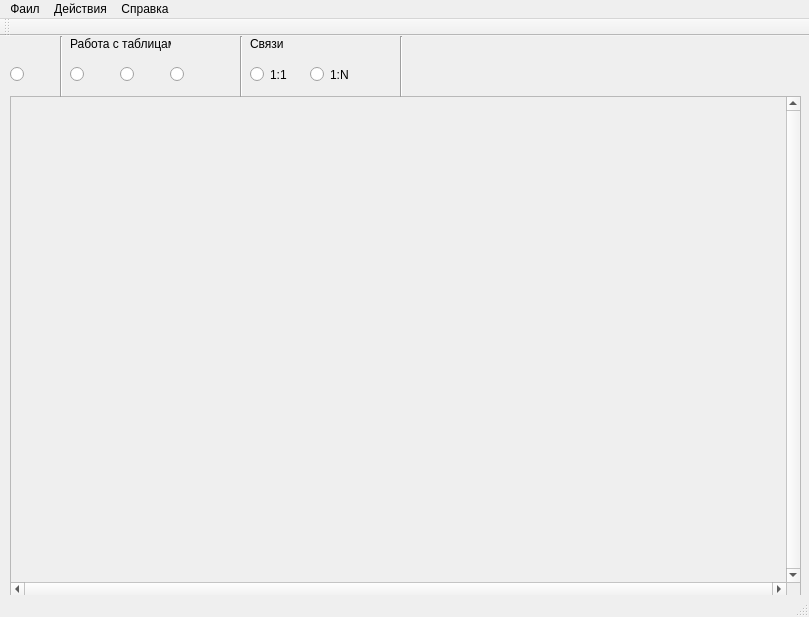
<?xml version="1.0" encoding="UTF-8"?>
<ui version="4.0">
 <class>MainWindow</class>
 <widget class="QMainWindow" name="MainWindow">
  <property name="geometry">
   <rect>
    <x>0</x>
    <y>0</y>
    <width>809</width>
    <height>617</height>
   </rect>
  </property>
  <property name="windowTitle">
   <string>CASE_SWDEP</string>
  </property>
  <property name="accessibleName">
   <string comment="Студент"/>
  </property>
  <widget class="QWidget" name="centralWidget">
   <widget class="QRadioButton" name="tableRadio">
    <property name="geometry">
     <rect>
      <x>70</x>
      <y>30</y>
      <width>41</width>
      <height>17</height>
     </rect>
    </property>
    <property name="toolTip">
     <string>Добавить таблицу</string>
    </property>
    <property name="statusTip">
     <string>Добавить таблицу</string>
    </property>
    <property name="whatsThis">
     <string/>
    </property>
    <property name="text">
     <string/>
    </property>
    <property name="icon">
     <iconset>
      <normaloff>ico/table_add.ico</normaloff>ico/table_add.ico</iconset>
    </property>
   </widget>
   <widget class="QRadioButton" name="one_to_one">
    <property name="geometry">
     <rect>
      <x>250</x>
      <y>30</y>
      <width>61</width>
      <height>17</height>
     </rect>
    </property>
    <property name="toolTip">
     <string>Связь 1:1</string>
    </property>
    <property name="statusTip">
     <string>Связь 1:1</string>
    </property>
    <property name="whatsThis">
     <string/>
    </property>
    <property name="text">
     <string>1:1</string>
    </property>
    <property name="icon">
     <iconset>
      <normaloff>../../Link-512.png</normaloff>../../Link-512.png</iconset>
    </property>
   </widget>
   <widget class="QRadioButton" name="Editing">
    <property name="geometry">
     <rect>
      <x>120</x>
      <y>30</y>
      <width>41</width>
      <height>17</height>
     </rect>
    </property>
    <property name="toolTip">
     <string>Перемещение таблиц</string>
    </property>
    <property name="statusTip">
     <string>Перемещение таблиц</string>
    </property>
    <property name="whatsThis">
     <string/>
    </property>
    <property name="text">
     <string/>
    </property>
    <property name="icon">
     <iconset>
      <normaloff>../../1024px-ArrowCross.svg.png</normaloff>../../1024px-ArrowCross.svg.png</iconset>
    </property>
   </widget>
   <widget class="QRadioButton" name="one_to_N">
    <property name="geometry">
     <rect>
      <x>310</x>
      <y>30</y>
      <width>61</width>
      <height>17</height>
     </rect>
    </property>
    <property name="toolTip">
     <string>Связь 1:N</string>
    </property>
    <property name="statusTip">
     <string>Связь 1:N</string>
    </property>
    <property name="whatsThis">
     <string/>
    </property>
    <property name="text">
     <string>1:N</string>
    </property>
    <property name="icon">
     <iconset>
      <normaloff>../../Link-512.png</normaloff>../../Link-512.png</iconset>
    </property>
   </widget>
   <widget class="QScrollArea" name="scrollArea">
    <property name="geometry">
     <rect>
      <x>10</x>
      <y>60</y>
      <width>791</width>
      <height>501</height>
     </rect>
    </property>
    <property name="contextMenuPolicy">
     <enum>Qt::ActionsContextMenu</enum>
    </property>
    <property name="verticalScrollBarPolicy">
     <enum>Qt::ScrollBarAlwaysOn</enum>
    </property>
    <property name="horizontalScrollBarPolicy">
     <enum>Qt::ScrollBarAlwaysOn</enum>
    </property>
    <property name="widgetResizable">
     <bool>true</bool>
    </property>
    <widget class="QWidget" name="scrollAreaWidgetContents">
     <property name="geometry">
      <rect>
       <x>0</x>
       <y>0</y>
       <width>772</width>
       <height>482</height>
      </rect>
     </property>
    </widget>
   </widget>
   <widget class="QRadioButton" name="radioMause">
    <property name="geometry">
     <rect>
      <x>10</x>
      <y>30</y>
      <width>31</width>
      <height>17</height>
     </rect>
    </property>
    <property name="toolTip">
     <string>Мышь</string>
    </property>
    <property name="statusTip">
     <string/>
    </property>
    <property name="whatsThis">
     <string/>
    </property>
    <property name="text">
     <string/>
    </property>
    <property name="icon">
     <iconset>
      <normaloff>../../arrow-cursor-mouse-pixel.png</normaloff>../../arrow-cursor-mouse-pixel.png</iconset>
    </property>
   </widget>
   <widget class="QLabel" name="label">
    <property name="geometry">
     <rect>
      <x>70</x>
      <y>0</y>
      <width>101</width>
      <height>16</height>
     </rect>
    </property>
    <property name="text">
     <string>Работа с таблицами</string>
    </property>
   </widget>
   <widget class="QLabel" name="label_2">
    <property name="geometry">
     <rect>
      <x>250</x>
      <y>0</y>
      <width>46</width>
      <height>16</height>
     </rect>
    </property>
    <property name="text">
     <string>Связи</string>
    </property>
   </widget>
   <widget class="Line" name="line">
    <property name="geometry">
     <rect>
      <x>60</x>
      <y>0</y>
      <width>3</width>
      <height>61</height>
     </rect>
    </property>
    <property name="orientation">
     <enum>Qt::Vertical</enum>
    </property>
   </widget>
   <widget class="Line" name="line_2">
    <property name="geometry">
     <rect>
      <x>240</x>
      <y>0</y>
      <width>3</width>
      <height>61</height>
     </rect>
    </property>
    <property name="orientation">
     <enum>Qt::Vertical</enum>
    </property>
   </widget>
   <widget class="Line" name="line_3">
    <property name="geometry">
     <rect>
      <x>400</x>
      <y>0</y>
      <width>3</width>
      <height>61</height>
     </rect>
    </property>
    <property name="orientation">
     <enum>Qt::Vertical</enum>
    </property>
   </widget>
   <widget class="QRadioButton" name="radioButtonDelete">
    <property name="geometry">
     <rect>
      <x>170</x>
      <y>30</y>
      <width>82</width>
      <height>17</height>
     </rect>
    </property>
    <property name="toolTip">
     <string>Удаление таблицы</string>
    </property>
    <property name="statusTip">
     <string>Удаление таблицы</string>
    </property>
    <property name="text">
     <string/>
    </property>
    <property name="icon">
     <iconset>
      <normaloff>../../table-delete.png</normaloff>../../table-delete.png</iconset>
    </property>
   </widget>
  </widget>
  <widget class="QMenuBar" name="menuBar">
   <property name="geometry">
    <rect>
     <x>0</x>
     <y>0</y>
     <width>809</width>
     <height>21</height>
    </rect>
   </property>
   <widget class="QMenu" name="menu">
    <property name="title">
     <string>Фаил</string>
    </property>
    <addaction name="action"/>
    <addaction name="action_2"/>
    <addaction name="action_3"/>
    <addaction name="action_4"/>
    <addaction name="close"/>
   </widget>
   <widget class="QMenu" name="menu_2">
    <property name="title">
     <string>Действия</string>
    </property>
    <addaction name="createSript"/>
    <addaction name="action_6"/>
   </widget>
   <widget class="QMenu" name="menu_3">
    <property name="title">
     <string>Справка</string>
    </property>
    <addaction name="action_8"/>
    <addaction name="action_9"/>
   </widget>
   <addaction name="menu"/>
   <addaction name="menu_2"/>
   <addaction name="menu_3"/>
  </widget>
  <widget class="QToolBar" name="mainToolBar">
   <attribute name="toolBarArea">
    <enum>TopToolBarArea</enum>
   </attribute>
   <attribute name="toolBarBreak">
    <bool>false</bool>
   </attribute>
  </widget>
  <widget class="QStatusBar" name="statusBar"/>
  <action name="action">
   <property name="text">
    <string>Открыть</string>
   </property>
  </action>
  <action name="action_2">
   <property name="text">
    <string>Сохранить</string>
   </property>
  </action>
  <action name="action_3">
   <property name="text">
    <string>Сохранить как..</string>
   </property>
  </action>
  <action name="action_4">
   <property name="text">
    <string>Печать</string>
   </property>
  </action>
  <action name="createSript">
   <property name="text">
    <string>Создание скрипта</string>
   </property>
  </action>
  <action name="action_6">
   <property name="text">
    <string>Создание  базы данных</string>
   </property>
  </action>
  <action name="close">
   <property name="text">
    <string>Выход</string>
   </property>
  </action>
  <action name="action_8">
   <property name="text">
    <string>Руководство пользователя</string>
   </property>
  </action>
  <action name="action_9">
   <property name="text">
    <string>О программе</string>
   </property>
  </action>
 </widget>
 <layoutdefault spacing="6" margin="11"/>
 <resources/>
 <connections/>
</ui>
